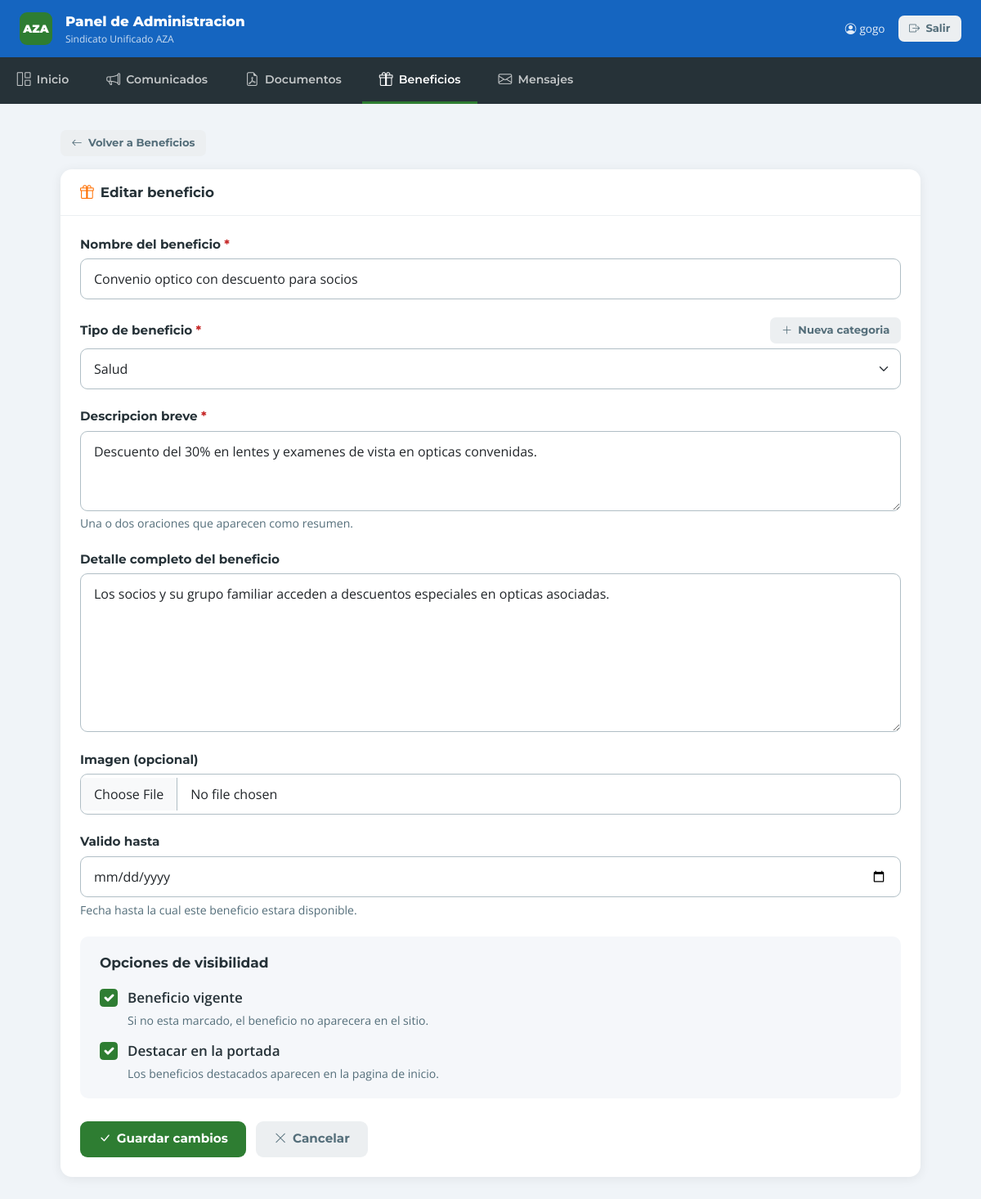
/panel/beneficios/1/editar/ (signed in), run on the app's committed database.
### apps/beneficios/models.py (models this page shows, shortened)
class Beneficio(models.Model):
    categoria = models.ForeignKey(
        CategoriaBeneficio,
        on_delete=models.PROTECT,
        related_name="beneficios",
        verbose_name="categoria",
    )
    titulo = models.CharField("titulo", max_length=180)
    slug = models.SlugField("slug", max_length=200, unique=True, blank=True)
    descripcion_corta = models.CharField("descripcion corta", max_length=250)
    contenido = models.TextField("contenido")
    imagen = models.ImageField(
        "imagen",
        upload_to=beneficio_image_upload_to,
        blank=True,
        null=True,
    )
    activo = models.BooleanField("activo", default=True)
    destacado = models.BooleanField("destacado", default=False)
    vigencia = models.DateField(
        "vigencia",
        blank=True,
        null=True,
        help_text="Fecha hasta la que el beneficio se considera vigente.",
    )
    created_at = models.DateTimeField("creado", auto_now_add=True)
    updated_at = models.DateTimeField("actualizado", auto_now=True)
    class Meta:
        verbose_name = "beneficio"
        verbose_name_plural = "beneficios"
        ordering = ["-destacado", "titulo"]

### apps/panel/views.py (the view, shortened to what this page needs)
# urls.py: path("beneficios/<int:pk>/editar/", views.beneficios_edit, name="beneficios_edit"),
@staff_required
def beneficios_edit(request, pk):
    obj = get_object_or_404(Beneficio, pk=pk)
    form = BeneficioForm(request.POST or None, request.FILES or None, instance=obj)
    return render(request, "panel/beneficios/form.html", {
        **base_ctx(), "form": form, "objeto": obj,
        "titulo_pagina": "Editar beneficio",
        "accion": "Guardar cambios",
    })

### apps/beneficios/models.py (called while the page is built)
    def __str__(self):
        return self.nombre

### apps/core/context_processors.py (called while the page is built)
def site_configuration(request):
    return {
        "site_configuration": SiteConfiguration.get_solo(),
    }

### apps/panel/views.py (called while the page is built)
def staff_required(view_func):
    @wraps(view_func)
    def wrapper(request, *args, **kwargs):
        if not request.user.is_authenticated:
            return redirect(f"/panel/login/?next={request.path}")
        if not request.user.is_staff:
            return redirect("/panel/login/")
        return view_func(request, *args, **kwargs)
    return wrapper

def base_ctx():
    return {"mensajes_sin_leer": MensajeContacto.objects.filter(leido=False).count()}

### apps/siteconfig/models.py (called while the page is built)
    @classmethod
    def get_solo(cls):
        return cls.objects.first()

### templates/panel/beneficios/form.html (shortened to what this page needs)
{% extends "panel/base_panel.html" %}
{% block content %}
<div style="margin-bottom:1rem;">
    <a href="{% url 'panel:beneficios_list' %}" class="btn-p-gris btn-p-sm">
        <i class="bi bi-arrow-left"></i>Volver a Beneficios
    </a>
</div>
<div class="p-card">
    <div class="p-card-header">
        <h1 class="p-card-title"><i class="bi bi-gift me-2" style="color:#FF6F00;"></i>{{ titulo_pagina }}</h1>
    </div>
    <div class="p-card-body">
        <form method="post" enctype="multipart/form-data" novalidate>
            <div style="margin-bottom:1.4rem;">
                <label class="p-label">{{ form.titulo.label }} <span style="color:#C62828;">*</span></label>
                {{ form.titulo }}
            </div>
            <div style="margin-bottom:1.4rem;">
                <div style="display:flex;justify-content:space-between;align-items:center;gap:0.5rem;flex-wrap:wrap;">
                    <label class="p-label" style="margin-bottom:0;">{{ form.categoria.label }} <span style="color:#C62828;">*</span></label>
                    <a href="{% url 'panel:categorias_beneficio' %}" class="btn-p-gris btn-p-sm" target="_blank">
                        <i class="bi bi-plus-lg"></i>Nueva categoria
                    </a>
                </div>
                <div style="margin-top:0.35rem;">{{ form.categoria }}</div>
            </div>
            <div style="margin-bottom:1.4rem;">
                <label class="p-label">{{ form.descripcion_corta.label }} <span style="color:#C62828;">*</span></label>
                {{ form.descripcion_corta }}
                <div class="p-help">{{ form.descripcion_corta.help_text }}</div>
            </div>
            <div style="margin-bottom:1.4rem;">
                <label class="p-label">{{ form.contenido.label }}</label>
                {{ form.contenido }}
            </div>
            <div style="margin-bottom:1.4rem;">
                <label class="p-label">{{ form.imagen.label }}</label>
                {{ form.imagen }}
            </div>
            <div style="margin-bottom:1.4rem;">
                <label class="p-label">{{ form.vigencia.label }}</label>
                {{ form.vigencia }}
                <div class="p-help">Fecha hasta la cual este beneficio estara disponible.</div>
            </div>
            <div style="background:#F5F7FA;border-radius:10px;padding:1.25rem 1.5rem;margin-bottom:1.75rem;">
                <div style="font-family:'Montserrat',sans-serif;font-weight:700;margin-bottom:1rem;color:#263238;">Opciones de visibilidad</div>
                <div style="display:flex;flex-direction:column;gap:0.85rem;">
                    <label style="display:flex;align-items:flex-start;gap:0.75rem;cursor:pointer;">
                        <input type="checkbox" name="{{ form.activo.html_name }}" id="{{ form.activo.id_for_label }}"
                               class="form-check-input" style="width:22px;height:22px;margin-top:2px;flex-shrink:0;"
                               {% if form.activo.value %}checked{% endif %}>
                        <div>
                            <div style="font-weight:600;">{{ form.activo.label }}</div>
                            <div class="p-help">{{ form.activo.help_text }}</div>
                        </div>
                    </label>
                    <label style="display:flex;align-items:flex-start;gap:0.75rem;cursor:pointer;">
                        <input type="checkbox" name="{{ form.destacado.html_name }}" id="{{ form.destacado.id_for_label }}"
                               class="form-check-input" style="width:22px;height:22px;margin-top:2px;flex-shrink:0;"
                               {% if form.destacado.value %}checked{% endif %}>
                        <div>
                            <div style="font-weight:600;">{{ form.destacado.label }}</div>
                            <div class="p-help">{{ form.destacado.help_text }}</div>
                        </div>
                    </label>
                </div>
            </div>
            <div style="display:flex;gap:0.75rem;flex-wrap:wrap;">
                <button type="submit" class="btn-p-verde">
                    <i class="bi bi-check-lg"></i>{{ accion }}
                </button>
                <a href="{% url 'panel:beneficios_list' %}" class="btn-p-gris">
                    <i class="bi bi-x-lg"></i>Cancelar
                </a>
            </div>
        </form>
    </div>
</div>
{% endblock %}

### templates/panel/base_panel.html (shortened to what this page needs)
<!doctype html>
<html lang="es">
<head>
    <link href="https://cdn.jsdelivr.net/npm/bootstrap@5.3.3/dist/css/bootstrap.min.css" rel="stylesheet">
    <link rel="stylesheet" href="https://cdn.jsdelivr.net/npm/bootstrap-icons@1.11.3/font/bootstrap-icons.min.css">
</head>
<body>
<div class="p-header">
    <div class="d-flex align-items-center gap-3">
        <div class="p-brand-badge">AZA</div>
        <div>
            <div class="p-brand-name">Panel de Administracion</div>
            <div class="p-brand-sub">Sindicato Unificado AZA</div>
        </div>
    </div>
    <div class="d-flex align-items-center gap-3">
        <span class="p-user d-none d-sm-inline">
            <i class="bi bi-person-circle me-1"></i>{{ request.user.get_full_name|default:request.user.username }}
        </span>
        <form method="post" action="{% url 'panel:logout' %}" style="display:inline;">
            <button type="submit" class="btn-p-gris btn-p-sm">
                <i class="bi bi-box-arrow-right"></i>Salir
            </button>
        </form>
    </div>
</div>
<nav class="p-nav">
    <a href="{% url 'panel:dashboard' %}" class="{% if request.resolver_match.url_name == 'dashboard' %}activo{% endif %}">
        <i class="bi bi-grid-1x2"></i>Inicio
    </a>
    <a href="{% url 'panel:comunicados_list' %}" class="{% if 'comunicado' in request.resolver_match.url_name %}activo{% endif %}">
        <i class="bi bi-megaphone"></i>Comunicados
    </a>
    <a href="{% url 'panel:documentos_list' %}" class="{% if 'documento' in request.resolver_match.url_name %}activo{% endif %}">
        <i class="bi bi-file-earmark-pdf"></i>Documentos
    </a>
    <a href="{% url 'panel:beneficios_list' %}" class="{% if 'beneficio' in request.resolver_match.url_name %}activo{% endif %}">
        <i class="bi bi-gift"></i>Beneficios
    </a>
    <a href="{% url 'panel:mensajes_list' %}" class="{% if 'mensaje' in request.resolver_match.url_name %}activo{% endif %}">
        <i class="bi bi-envelope"></i>Mensajes
    </a>
</nav>
<div class="p-content">
    {% block content %}{% endblock %}
</div>
</body>
</html>

### templates/panel/base_panel.html (style rules this page uses)
body { font-family: 'Open Sans', sans-serif; font-size: 17px; background: #F0F4F8; color: #263238; }
.p-header { background: #1565C0; color: #fff; padding: 0.85rem 1.5rem; display: flex; align-items: center; justify-content: space-between; }
.p-brand-badge { width: 40px; height: 40px; background: #2E7D32; border-radius: 9px; display: flex; align-items: center; justify-content: center; font-family: 'Montserrat', sans-serif; font-weight: 900; font-size: 0.85rem; color: #fff; flex-shrink: 0; }
.p-brand-name { font-family: 'Montserrat', sans-serif; font-weight: 800; font-size: 1.05rem; }
.p-brand-sub { font-size: 0.75rem; opacity: 0.78; }
.p-user { font-size: 0.85rem; opacity: 0.88; }
.p-nav { background: #263238; overflow-x: auto; white-space: nowrap; }
.p-nav a { display: inline-flex; align-items: center; gap: 0.45rem; padding: 0.9rem 1.3rem; color: rgba(255,255,255,0.72); text-decoration: none; font-family: 'Montserrat', sans-serif; font-weight: 600; font-size: 0.88rem; border-bottom: 3px solid transparent; transition: color 0.2s, border-color 0.2s; }
.p-nav a.activo { color: #fff; border-bottom-color: #2E7D32; }
.p-nav a i { font-size: 1.05rem; }
.p-content { padding: 2rem 1.5rem; max-width: 1100px; margin: 0 auto; }
.p-card { background: #fff; border-radius: 14px; box-shadow: 0 2px 14px rgba(0,0,0,0.07); margin-bottom: 1.5rem; }
.p-card-header { padding: 1.1rem 1.5rem; border-bottom: 1px solid #ECEFF1; display: flex; align-items: center; justify-content: space-between; flex-wrap: wrap; gap: 0.75rem; }
.p-card-title { font-family: 'Montserrat', sans-serif; font-weight: 700; font-size: 1.05rem; color: #263238; margin: 0; }
.p-card-body { padding: 1.5rem; }
.btn-p-verde { background: #2E7D32; border: none; color: #fff; font-family: 'Montserrat', sans-serif; font-weight: 700; font-size: 0.95rem; padding: 0.65rem 1.4rem; border-radius: 9px; display: inline-flex; align-items: center; gap: 0.45rem; cursor: pointer; text-decoration: none; transition: background 0.2s; }
.btn-p-gris { background: #ECEFF1; border: none; color: #546E7A; font-family: 'Montserrat', sans-serif; font-weight: 700; font-size: 0.95rem; padding: 0.65rem 1.4rem; border-radius: 9px; display: inline-flex; align-items: center; gap: 0.45rem; cursor: pointer; text-decoration: none; transition: background 0.2s; }
.btn-p-sm { padding: 0.38rem 0.85rem; font-size: 0.82rem; border-radius: 7px; }
.p-label { display: block; font-family: 'Montserrat', sans-serif; font-weight: 700; font-size: 0.95rem; color: #263238; margin-bottom: 0.35rem; }
.p-help { font-size: 0.88rem; color: #546E7A; margin-top: 0.3rem; }
.form-control-lg, .form-select-lg { font-size: 1rem; padding: 0.75rem 1rem; border-radius: 9px; border: 1.5px solid #B0BEC5; }
.form-check-input:checked { background-color: #2E7D32; border-color: #2E7D32; }

### data on the page
Beneficio: titulo "Convenio optico con descuento para socios", categoria "Salud", descripcion_corta "Descuento del 30% en lentes y examenes de vista en opticas convenidas.", contenido "Los socios y su grupo familiar acceden a descuentos especiales en opticas asociadas."

### other printed values
{{ request.user.get_full_name|default:request.user.username }} "gogo"
{{ titulo_pagina }} "Editar beneficio"
{{ accion }} "Guardar cambios"
